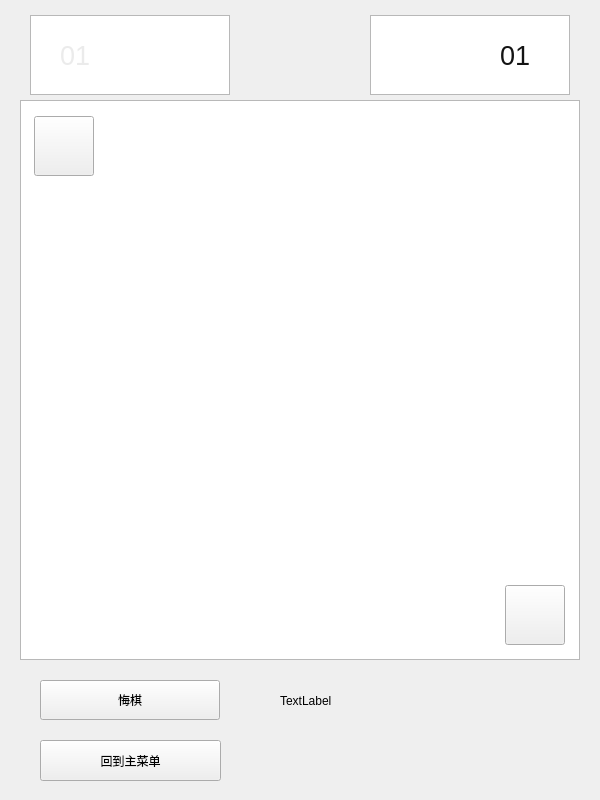
<?xml version="1.0" encoding="UTF-8"?>
<ui version="4.0">
 <class>painter</class>
 <widget class="QWidget" name="painter">
  <property name="geometry">
   <rect>
    <x>0</x>
    <y>0</y>
    <width>600</width>
    <height>800</height>
   </rect>
  </property>
  <property name="windowTitle">
   <string>Form</string>
  </property>
  <widget class="QGraphicsView" name="board">
   <property name="geometry">
    <rect>
     <x>20</x>
     <y>100</y>
     <width>560</width>
     <height>560</height>
    </rect>
   </property>
   <property name="styleSheet">
    <string notr="true">border-image: url(:/myImages/images/board.png);</string>
   </property>
  </widget>
  <widget class="QGraphicsView" name="blackChart">
   <property name="geometry">
    <rect>
     <x>30</x>
     <y>15</y>
     <width>200</width>
     <height>80</height>
    </rect>
   </property>
   <property name="styleSheet">
    <string notr="true">border-image: url(:/myImages/images/black_chart.png);</string>
   </property>
  </widget>
  <widget class="QGraphicsView" name="whiteChart">
   <property name="geometry">
    <rect>
     <x>370</x>
     <y>15</y>
     <width>200</width>
     <height>80</height>
    </rect>
   </property>
   <property name="styleSheet">
    <string notr="true">border-image: url(:/myImages/images/white_chart_r.png);</string>
   </property>
  </widget>
  <widget class="QPushButton" name="pushButton">
   <property name="geometry">
    <rect>
     <x>34</x>
     <y>116</y>
     <width>60</width>
     <height>60</height>
    </rect>
   </property>
   <property name="styleSheet">
    <string notr="true">border-image: url(:/myImages/images/black_normal.png);</string>
   </property>
   <property name="text">
    <string/>
   </property>
  </widget>
  <widget class="QPushButton" name="pushButton_2">
   <property name="geometry">
    <rect>
     <x>505</x>
     <y>585</y>
     <width>60</width>
     <height>60</height>
    </rect>
   </property>
   <property name="styleSheet">
    <string notr="true">border-image: url(:/myImages/images/white_normal.png);</string>
   </property>
   <property name="text">
    <string/>
   </property>
  </widget>
  <widget class="QLabel" name="BlackScore">
   <property name="geometry">
    <rect>
     <x>60</x>
     <y>25</y>
     <width>40</width>
     <height>60</height>
    </rect>
   </property>
   <property name="font">
    <font>
     <pointsize>20</pointsize>
    </font>
   </property>
   <property name="styleSheet">
    <string notr="true">color: rgb(235, 235, 235);</string>
   </property>
   <property name="text">
    <string>01</string>
   </property>
  </widget>
  <widget class="QLabel" name="whiteScore">
   <property name="geometry">
    <rect>
     <x>500</x>
     <y>25</y>
     <width>40</width>
     <height>60</height>
    </rect>
   </property>
   <property name="font">
    <font>
     <pointsize>20</pointsize>
    </font>
   </property>
   <property name="acceptDrops">
    <bool>false</bool>
   </property>
   <property name="styleSheet">
    <string notr="true">color: rgb(20, 20, 20);</string>
   </property>
   <property name="text">
    <string>01</string>
   </property>
  </widget>
  <widget class="QLabel" name="regretChances">
   <property name="geometry">
    <rect>
     <x>280</x>
     <y>680</y>
     <width>391</width>
     <height>41</height>
    </rect>
   </property>
   <property name="text">
    <string>TextLabel</string>
   </property>
  </widget>
  <widget class="QPushButton" name="regret">
   <property name="geometry">
    <rect>
     <x>40</x>
     <y>680</y>
     <width>180</width>
     <height>40</height>
    </rect>
   </property>
   <property name="text">
    <string>悔棋</string>
   </property>
  </widget>
  <widget class="QPushButton" name="quit">
   <property name="geometry">
    <rect>
     <x>40</x>
     <y>740</y>
     <width>181</width>
     <height>41</height>
    </rect>
   </property>
   <property name="text">
    <string>回到主菜单</string>
   </property>
  </widget>
 </widget>
 <resources/>
 <connections/>
</ui>
